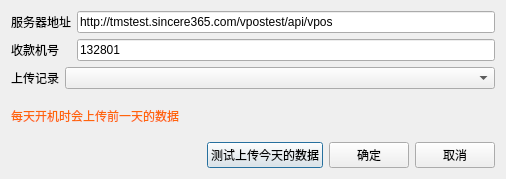
<?xml version="1.0" encoding="UTF-8"?>
<ui version="4.0">
 <class>w_sys_manage_outer_pay_set_xiexin</class>
 <widget class="QDialog" name="w_sys_manage_outer_pay_set_xiexin">
  <property name="geometry">
   <rect>
    <x>0</x>
    <y>0</y>
    <width>506</width>
    <height>179</height>
   </rect>
  </property>
  <property name="windowTitle">
   <string>Dialog</string>
  </property>
  <layout class="QVBoxLayout" name="verticalLayout">
   <item>
    <layout class="QGridLayout" name="gridLayout">
     <item row="0" column="0">
      <widget class="QLabel" name="label">
       <property name="text">
        <string>服务器地址</string>
       </property>
      </widget>
     </item>
     <item row="0" column="1">
      <widget class="QLineEdit" name="xiexin_service_ip">
       <property name="text">
        <string>http://tmstest.sincere365.com/vpostest/api/vpos</string>
       </property>
      </widget>
     </item>
     <item row="1" column="0">
      <widget class="QLabel" name="label_2">
       <property name="text">
        <string>收款机号</string>
       </property>
      </widget>
     </item>
     <item row="1" column="1">
      <widget class="QLineEdit" name="xiexin_CUBE_ID">
       <property name="text">
        <string>132801</string>
       </property>
      </widget>
     </item>
    </layout>
   </item>
   <item>
    <layout class="QHBoxLayout" name="horizontalLayout_2" stretch="0,1">
     <item>
      <widget class="QLabel" name="label_3">
       <property name="text">
        <string>上传记录</string>
       </property>
      </widget>
     </item>
     <item>
      <widget class="QComboBox" name="comboBox_records"/>
     </item>
    </layout>
   </item>
   <item>
    <widget class="QLabel" name="label_4">
     <property name="styleSheet">
      <string notr="true">color:#ff650b;</string>
     </property>
     <property name="text">
      <string>每天开机时会上传前一天的数据</string>
     </property>
    </widget>
   </item>
   <item>
    <layout class="QHBoxLayout" name="horizontalLayout">
     <item>
      <spacer name="horizontalSpacer">
       <property name="orientation">
        <enum>Qt::Horizontal</enum>
       </property>
       <property name="sizeHint" stdset="0">
        <size>
         <width>40</width>
         <height>20</height>
        </size>
       </property>
      </spacer>
     </item>
     <item>
      <widget class="QPushButton" name="pushButton_test_upload_today">
       <property name="text">
        <string>测试上传今天的数据</string>
       </property>
      </widget>
     </item>
     <item>
      <widget class="QPushButton" name="pushButton_ok">
       <property name="text">
        <string>确定</string>
       </property>
      </widget>
     </item>
     <item>
      <widget class="QPushButton" name="pushButton_cancel">
       <property name="text">
        <string>取消</string>
       </property>
      </widget>
     </item>
    </layout>
   </item>
  </layout>
 </widget>
 <resources/>
 <connections/>
</ui>
